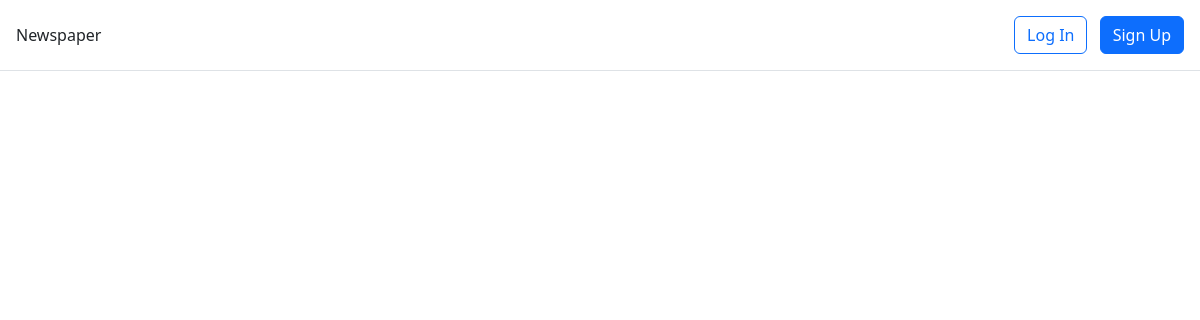
/articles/, run on an earlier commit of the app's database.
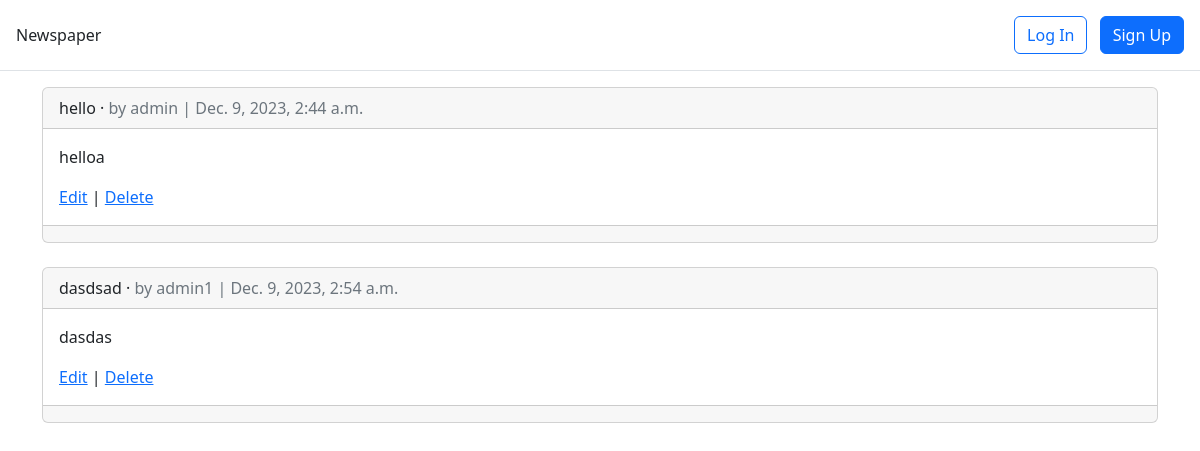
And on a later commit of the database.
### articles/models.py (models this page shows, shortened)
class Article(models.Model):
    title = models.CharField(max_length=255)
    body = models.TextField()
    date = models.DateTimeField(auto_now_add=True)
    author = models.ForeignKey(
            settings.AUTH_USER_MODEL,
            on_delete=models.CASCADE,
        )

### accounts/models.py (models this page shows)
class CustomUser(AbstractUser):
    age = models.PositiveIntegerField(null=True, blank=True)

### articles/views.py (the view)
# urls.py: path("", ArticleListView.as_view(),name="article_list"),
class ArticleListView(ListView):
    model = Article
    template_name = "article_list.html"

### templates/article_list.html (shortened to what this page needs)
{% extends 'base.html' %}
{% block content %}
  {% for article in article_list %}
    <div class="card">
      <div class="card-header">
        <span class="font-weight-bold">{{ article.title }}</span> &middot;
        <span class="text-muted">
          by {{ article.author }} |
          {{ article.date }}
        </span>
      </div>
      <div class="card-body">
        <p>{{ article.body }}</p>
        <a href="{% url 'article_edit' article.pk %}">Edit</a> |
        <a href="{% url 'article_delete' article.pk %}">Delete</a>
      </div>
      <div class="card-footer">
      </div>
    </div>
    <br />
  {% endfor %}
{% endblock %}

What changed in the data, as far as the page shows it:
added Article: title "hello", author "admin", date "Dec. 9, 2023, 2:44 a.m.", body "helloa"
added Article: title "dasdsad", author "admin1", date "Dec. 9, 2023, 2:54 a.m.", body "dasdas"
